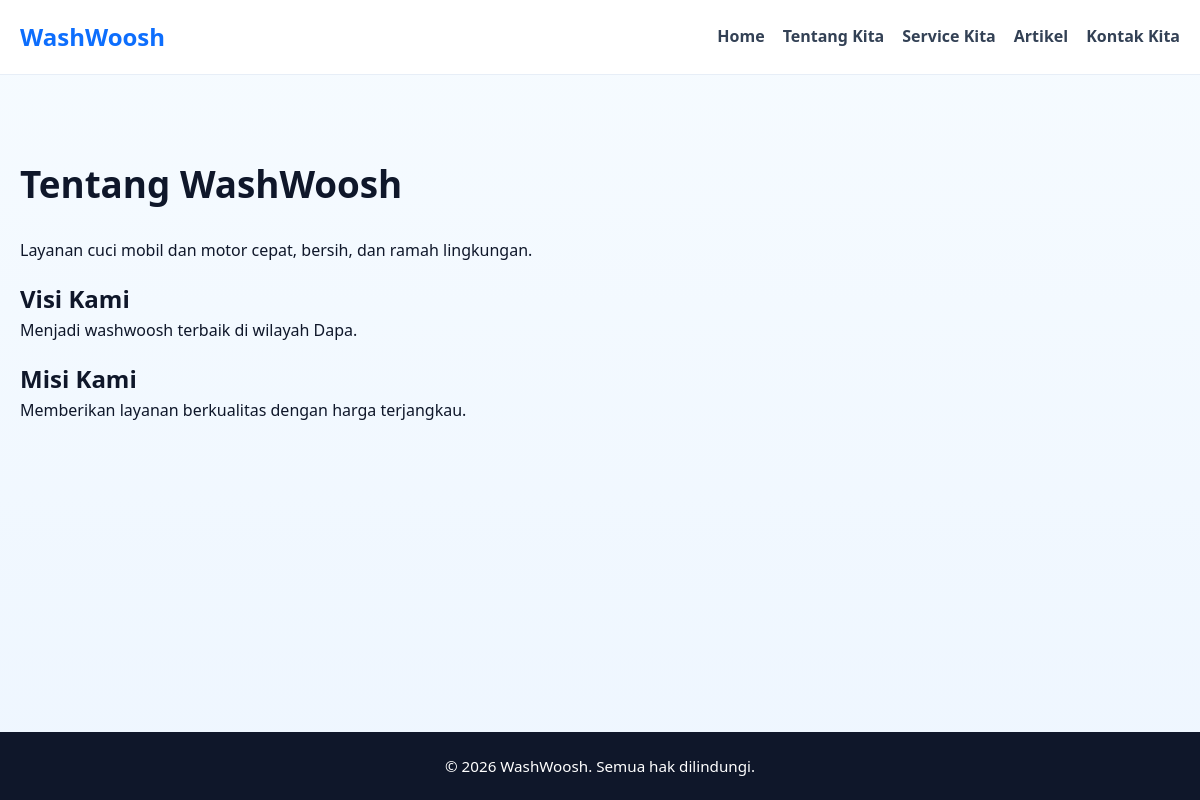
/Frontend/tentang.php, run on the app's committed database.
### tables this page shows
CREATE TABLE tb_company_profile (
  id INT UNSIGNED AUTO_INCREMENT PRIMARY KEY,
  nama_perusahaan VARCHAR(150) NOT NULL,
  logo VARCHAR(255) DEFAULT NULL,
  alamat TEXT NOT NULL,
  no_telp VARCHAR(50) NOT NULL,
  email VARCHAR(100) NOT NULL,
  jam_operasional VARCHAR(100) NOT NULL,
  deskripsi TEXT,
  visi TEXT,
  misi TEXT,
  updated_at TIMESTAMP NOT NULL DEFAULT CURRENT_TIMESTAMP ON UPDATE CURRENT_TIMESTAMP
);

### Frontend/includes/company_data.php (called while the page is built)
<?php
require_once dirname(__DIR__, 2) . '/config/koneksi.php';
$company = [
    'id' => null,
    'nama_perusahaan' => 'WashWoosh',
    'logo' => null,
    'alamat' => 'Jl. Contoh No.123, Kecamatan Dapa',
    'no_telp' => '+62 812 3456 7890',
    'email' => 'info@washwoosh.com',
    'jam_operasional' => 'Senin - Minggu 08:00 - 19:00',
    'deskripsi' => 'Layanan cuci kendaraan modern yang cepat, bersih, dan ramah lingkungan.',
    'visi' => 'Menjadi layanan cuci kendaraan pilihan utama di kawasan kami.',
    'misi' => 'Memberikan layanan berkualitas dengan harga terjangkau dan pelayanan terbaik.'
];
try {
    $stmt = $pdo->query('SELECT * FROM tb_company_profile ORDER BY updated_at DESC LIMIT 1');
    $companyRow = $stmt->fetch();
    if ($companyRow) {
        $company = array_merge($company, $companyRow);
    }
} catch (PDOException $e) {
}
?>

### Frontend/tentang.php (the view, shortened to what this page needs)
<?php
require_once 'includes/company_data.php';
?>
<!DOCTYPE html>
<html lang="id">
<head>
    <link rel="stylesheet" href="assets/css/style.css">
</head>
<body>
    <header class="site-header">
        <div class="container header-inner">
            <a class="logo" href="index.php"><?= htmlspecialchars($company['nama_perusahaan'] ?? 'WashWoosh') ?></a>
            <nav class="site-nav">
                <a href="index.php">Home</a>
                <a href="tentang.php">Tentang Kita</a>
                <a href="service.php">Service Kita</a>
                <a href="artikel.php">Artikel</a>
                <a href="kontak.php">Kontak Kita</a>
            </nav>
        </div>
    </header>
    <main class="container">
        <section class="page-section">
            <h1>Tentang <?= htmlspecialchars($company['nama_perusahaan'] ?? 'WashWoosh') ?></h1>
            <p><?= htmlspecialchars($company['deskripsi'] ?? 'Perusahaan cuci kendaraan yang fokus pada kualitas, efisiensi, dan pengalaman pelanggan terbaik.') ?></p>
            <h2>Visi Kami</h2>
            <p><?= htmlspecialchars($company['visi'] ?? 'Menjadi pusat perawatan kendaraan populer dan tepercaya di komunitas lokal.') ?></p>
            <h2>Misi Kami</h2>
            <p><?= htmlspecialchars($company['misi'] ?? 'Menyediakan layanan cuci kendaraan yang nyaman, cepat, dan ramah lingkungan untuk semua pelanggan kami.') ?></p>
        </section>
    </main>
    <footer class="site-footer">
        <div class="container">
            <p>&copy; <?= date('Y') ?> <?= htmlspecialchars($company['nama_perusahaan'] ?? 'WashWoosh') ?>. Semua hak dilindungi.</p>
        </div>
    </footer>
</body>
</html>

### Frontend/assets/css/style.css (style rules this page uses)
* { box-sizing: border-box; margin: 0; padding: 0; }
html, body { min-height: 100%; }
body { font-family: 'Segoe UI', Tahoma, Geneva, Verdana, sans-serif; color: #0f172a; background: linear-gradient(180deg, #f6fbff 0%, #eef6ff 100%); line-height: 1.6; min-height: 100vh; display: flex; flex-direction: column; }
.container { width: min(1160px, calc(100% - 40px)); margin: 0 auto; }
.site-header { background: rgba(255,255,255,0.95); backdrop-filter: blur(10px); border-bottom: 1px solid #e7eef7; position: sticky; top: 0; z-index: 10; }
.header-inner { display: flex; align-items: center; justify-content: space-between; gap: 24px; padding: 18px 0; }
.logo { font-size: 1.5rem; font-weight: 800; color: #0d6efd; text-decoration: none; }
.site-nav { display: flex; flex-wrap: wrap; gap: 18px; }
.site-nav a { color: #334155; text-decoration: none; font-weight: 600; transition: color 0.2s ease; }
.page-section { padding: 80px 0; }
.page-section h1 { font-size: 2.3rem; margin-bottom: 24px; }
.page-section p, .page-section li, .page-section article p { margin-bottom: 16px; }
.site-footer { background: #0f172a; color: #ffffff; padding: 22px 0; margin-top: auto; }
.site-footer p { text-align: center; font-size: 0.95rem; }

### data on the page
tb_company_profile: nama_perusahaan "WashWoosh", deskripsi "Layanan cuci mobil dan motor cepat, bersih, dan ramah lingkungan.", visi "Menjadi washwoosh terbaik di wilayah Dapa.", misi "Memberikan layanan berkualitas dengan harga terjangkau."
